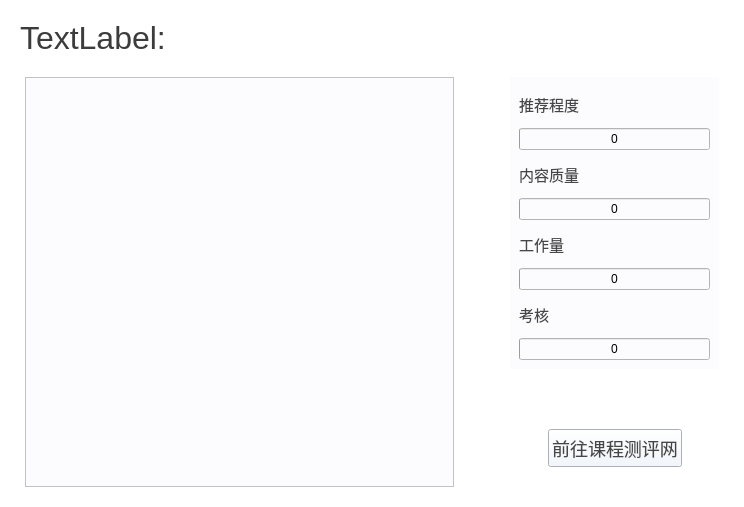
<?xml version="1.0" encoding="UTF-8"?>
<ui version="4.0">
 <class>StackedWidget</class>
 <widget class="QStackedWidget" name="StackedWidget">
  <property name="geometry">
   <rect>
    <x>0</x>
    <y>0</y>
    <width>744</width>
    <height>507</height>
   </rect>
  </property>
  <property name="windowTitle">
   <string>课程详情</string>
  </property>
  <property name="styleSheet">
   <string notr="true">background-color:white;
color:black;</string>
  </property>
  <property name="currentIndex">
   <number>0</number>
  </property>
  <widget class="QWidget" name="page">
   <layout class="QVBoxLayout" name="verticalLayout_2">
    <property name="spacing">
     <number>20</number>
    </property>
    <property name="leftMargin">
     <number>20</number>
    </property>
    <property name="topMargin">
     <number>20</number>
    </property>
    <property name="rightMargin">
     <number>20</number>
    </property>
    <property name="bottomMargin">
     <number>20</number>
    </property>
    <item>
     <layout class="QHBoxLayout" name="horizontalLayout">
      <item>
       <widget class="QLabel" name="class_name">
        <property name="styleSheet">
         <string notr="true">color:rgb(60,60,60);
font-size:22px;</string>
        </property>
        <property name="text">
         <string>&lt;html&gt;&lt;head/&gt;&lt;body&gt;&lt;p&gt;&lt;span style=&quot; font-size:24pt;&quot;&gt;TextLabel:&lt;/span&gt;&lt;/p&gt;&lt;/body&gt;&lt;/html&gt;</string>
        </property>
       </widget>
      </item>
      <item>
       <spacer name="horizontalSpacer">
        <property name="orientation">
         <enum>Qt::Orientation::Horizontal</enum>
        </property>
        <property name="sizeHint" stdset="0">
         <size>
          <width>40</width>
          <height>20</height>
         </size>
        </property>
       </spacer>
      </item>
     </layout>
    </item>
    <item>
     <layout class="QHBoxLayout" name="horizontalLayout_9" stretch="12,1,6">
      <property name="leftMargin">
       <number>5</number>
      </property>
      <item>
       <widget class="QTextBrowser" name="info">
        <property name="styleSheet">
         <string notr="true">color:rgb(70,70,70);
font-size:14;
background-color:rgb(252, 252, 255)</string>
        </property>
       </widget>
      </item>
      <item>
       <spacer name="horizontalSpacer_2">
        <property name="orientation">
         <enum>Qt::Orientation::Horizontal</enum>
        </property>
        <property name="sizeHint" stdset="0">
         <size>
          <width>18</width>
          <height>311</height>
         </size>
        </property>
       </spacer>
      </item>
      <item>
       <layout class="QVBoxLayout" name="verticalLayout" stretch="10,1,2">
        <property name="rightMargin">
         <number>5</number>
        </property>
        <property name="bottomMargin">
         <number>10</number>
        </property>
        <item>
         <widget class="QWidget" name="widget" native="true">
          <property name="styleSheet">
           <string notr="true">background-color:rgb(252, 252, 255)</string>
          </property>
          <layout class="QVBoxLayout" name="verticalLayout_7">
           <item>
            <widget class="QLabel" name="label_4">
             <property name="styleSheet">
              <string notr="true">font-size: 15px; /* 设置字体大小 */
color:rgb(70, 70, 70);</string>
             </property>
             <property name="text">
              <string>推荐程度</string>
             </property>
            </widget>
           </item>
           <item>
            <widget class="QProgressBar" name="general">
             <property name="value">
              <number>0</number>
             </property>
             <property name="format">
              <string>%p</string>
             </property>
            </widget>
           </item>
           <item>
            <widget class="QLabel" name="label_5">
             <property name="styleSheet">
              <string notr="true">font-size: 15px; /* 设置字体大小 */
color:rgb(70, 70, 70);</string>
             </property>
             <property name="text">
              <string>内容质量</string>
             </property>
            </widget>
           </item>
           <item>
            <widget class="QProgressBar" name="quality">
             <property name="value">
              <number>0</number>
             </property>
             <property name="format">
              <string>%p</string>
             </property>
            </widget>
           </item>
           <item>
            <widget class="QLabel" name="label_6">
             <property name="styleSheet">
              <string notr="true">font-size: 15px; /* 设置字体大小 */
color:rgb(70, 70, 70);</string>
             </property>
             <property name="text">
              <string>工作量</string>
             </property>
            </widget>
           </item>
           <item>
            <widget class="QProgressBar" name="workload">
             <property name="value">
              <number>0</number>
             </property>
             <property name="format">
              <string>%p</string>
             </property>
            </widget>
           </item>
           <item>
            <widget class="QLabel" name="label_7">
             <property name="styleSheet">
              <string notr="true">font-size: 15px; /* 设置字体大小 */
color:rgb(70, 70, 70);</string>
             </property>
             <property name="text">
              <string>考核</string>
             </property>
            </widget>
           </item>
           <item>
            <widget class="QProgressBar" name="score">
             <property name="value">
              <number>0</number>
             </property>
             <property name="format">
              <string>%p</string>
             </property>
            </widget>
           </item>
          </layout>
         </widget>
        </item>
        <item>
         <spacer name="verticalSpacer">
          <property name="orientation">
           <enum>Qt::Orientation::Vertical</enum>
          </property>
          <property name="sizeHint" stdset="0">
           <size>
            <width>20</width>
            <height>40</height>
           </size>
          </property>
         </spacer>
        </item>
        <item>
         <layout class="QHBoxLayout" name="horizontalLayout_2" stretch="2,5,2">
          <property name="topMargin">
           <number>10</number>
          </property>
          <property name="bottomMargin">
           <number>10</number>
          </property>
          <item>
           <spacer name="horizontalSpacer_5">
            <property name="orientation">
             <enum>Qt::Orientation::Horizontal</enum>
            </property>
            <property name="sizeHint" stdset="0">
             <size>
              <width>40</width>
              <height>20</height>
             </size>
            </property>
           </spacer>
          </item>
          <item>
           <widget class="QPushButton" name="enter_reviews">
            <property name="sizePolicy">
             <sizepolicy hsizetype="Expanding" vsizetype="Expanding">
              <horstretch>0</horstretch>
              <verstretch>0</verstretch>
             </sizepolicy>
            </property>
            <property name="styleSheet">
             <string notr="true">QPushButton {
background-color: rgb(240, 245, 255); /* 设置背景颜色 */
color:rgb(70, 70, 70);
    font-size: 18px; /* 设置字体大小 */
}
</string>
            </property>
            <property name="text">
             <string>前往课程测评网</string>
            </property>
           </widget>
          </item>
          <item>
           <spacer name="horizontalSpacer_6">
            <property name="orientation">
             <enum>Qt::Orientation::Horizontal</enum>
            </property>
            <property name="sizeHint" stdset="0">
             <size>
              <width>40</width>
              <height>20</height>
             </size>
            </property>
           </spacer>
          </item>
         </layout>
        </item>
       </layout>
      </item>
     </layout>
    </item>
   </layout>
  </widget>
  <widget class="QWidget" name="page_2">
   <layout class="QVBoxLayout" name="verticalLayout_6" stretch="1,5,2">
    <item>
     <layout class="QHBoxLayout" name="horizontalLayout_7">
      <item>
       <spacer name="horizontalSpacer_4">
        <property name="orientation">
         <enum>Qt::Orientation::Horizontal</enum>
        </property>
        <property name="sizeHint" stdset="0">
         <size>
          <width>40</width>
          <height>20</height>
         </size>
        </property>
       </spacer>
      </item>
      <item>
       <widget class="QPushButton" name="enter_information">
        <property name="text">
         <string>返回主页</string>
        </property>
       </widget>
      </item>
     </layout>
    </item>
    <item>
     <widget class="QScrollArea" name="scrollArea">
      <property name="widgetResizable">
       <bool>true</bool>
      </property>
      <widget class="QWidget" name="scrollAreaWidgetContents">
       <property name="geometry">
        <rect>
         <x>0</x>
         <y>0</y>
         <width>98</width>
         <height>28</height>
        </rect>
       </property>
       <layout class="QVBoxLayout" name="verticalLayout_4"/>
      </widget>
     </widget>
    </item>
    <item>
     <layout class="QHBoxLayout" name="horizontalLayout_8">
      <item>
       <widget class="QGroupBox" name="groupBox">
        <property name="title">
         <string>评分</string>
        </property>
        <layout class="QVBoxLayout" name="verticalLayout_5">
         <item>
          <layout class="QHBoxLayout" name="horizontalLayout_4">
           <item>
            <widget class="QLabel" name="score_tag">
             <property name="text">
              <string>给分：当前值 0</string>
             </property>
            </widget>
           </item>
           <item>
            <widget class="QSlider" name="re_score">
             <property name="orientation">
              <enum>Qt::Orientation::Horizontal</enum>
             </property>
            </widget>
           </item>
          </layout>
         </item>
         <item>
          <layout class="QHBoxLayout" name="horizontalLayout_5">
           <item>
            <widget class="QLabel" name="workload_tag">
             <property name="text">
              <string>任务量：当前值 0</string>
             </property>
            </widget>
           </item>
           <item>
            <widget class="QSlider" name="re_workload">
             <property name="orientation">
              <enum>Qt::Orientation::Horizontal</enum>
             </property>
            </widget>
           </item>
          </layout>
         </item>
         <item>
          <layout class="QHBoxLayout" name="horizontalLayout_6">
           <item>
            <widget class="QLabel" name="quality_tag">
             <property name="text">
              <string>内容质量：当前值 0</string>
             </property>
            </widget>
           </item>
           <item>
            <widget class="QSlider" name="re_quality">
             <property name="orientation">
              <enum>Qt::Orientation::Horizontal</enum>
             </property>
            </widget>
           </item>
          </layout>
         </item>
        </layout>
       </widget>
      </item>
      <item>
       <layout class="QVBoxLayout" name="verticalLayout_3">
        <item>
         <widget class="QTextEdit" name="input_review">
          <property name="placeholderText">
           <string>请输入测评内容</string>
          </property>
         </widget>
        </item>
        <item>
         <layout class="QHBoxLayout" name="horizontalLayout_3">
          <item>
           <spacer name="horizontalSpacer_3">
            <property name="orientation">
             <enum>Qt::Orientation::Horizontal</enum>
            </property>
            <property name="sizeHint" stdset="0">
             <size>
              <width>40</width>
              <height>20</height>
             </size>
            </property>
           </spacer>
          </item>
          <item>
           <widget class="QPushButton" name="send">
            <property name="text">
             <string>发布测评</string>
            </property>
           </widget>
          </item>
         </layout>
        </item>
       </layout>
      </item>
     </layout>
    </item>
   </layout>
  </widget>
 </widget>
 <resources/>
 <connections/>
</ui>
